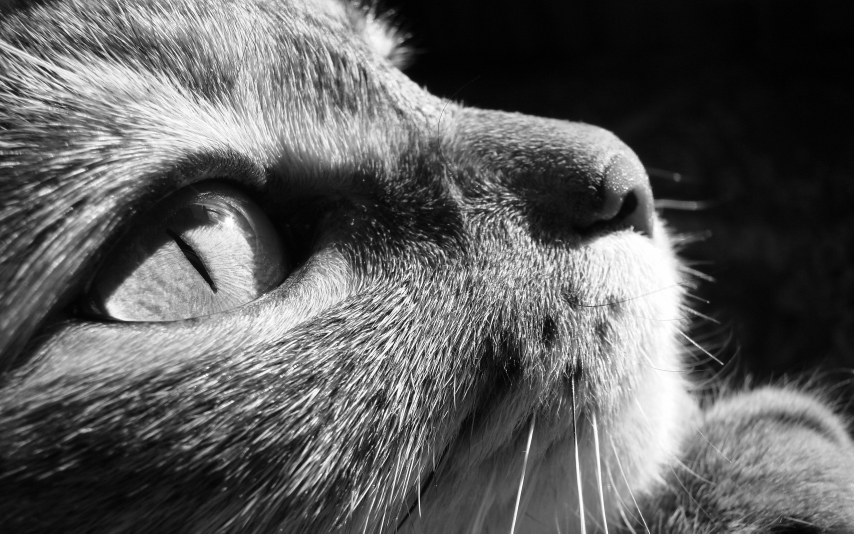
#> input picture slides/assets/aula26-pca-svm/cat-original.jpeg, 2560 x 1600 px, found by its file name (shown at 1/3 size)
$ jupyter execute --allow-errors notebook-colab.ipynb
#> lines starting #> are read from the running program, lines starting #| are printed output that depends on the picture
[](https://colab.research.google.com/github/heitorramos/icd/blob/main/exemplos/26-pca-svm/notebook-colab.ipynb)

[cell 1]
# Preparação automática para execução no Google Colab.
# Fora do Colab, esta célula não altera o diretório de trabalho.
try:
    import google.colab  # type: ignore
except ImportError:
    pass
else:
    import os
    import subprocess
    from pathlib import Path

    repository = Path("/content/icd")
    if not repository.exists():
        subprocess.run([
            "git", "clone", "--depth", "1",
            "https://github.com/heitorramos/icd.git", str(repository)
        ], check=True)
#> (this line was passed over: subprocess is not available in this run)
    os.chdir(repository / "exemplos/26-pca-svm")
    print("Material preparado em:", Path.cwd())

# PCA aplicado à classificação

Material de apoio — Aula 26

## Objetivos

Este guia usa PCA como transformação de representação e compara dois
classificadores já estudados: regressão logística e KNN. O foco é
aplicado: compreender o papel de cada etapa, montar pipelines sem
vazamento, comparar custo e desempenho e diagnosticar erros.

## Como estudar este capítulo

PCA e classificação resolvem problemas diferentes. PCA cria uma
representação que concentra variabilidade sem consultar os rótulos. A
regressão logística aprende probabilidades por uma relação global; o KNN
decide pela composição de uma vizinhança local. PCA não é obrigatório
para nenhum deles, e maior variância explicada não significa
necessariamente maior poder de classificação.

O exemplo de imagens torna concreta a ideia de representação. Cada pixel
começa como um atributo; o PCA combina pixels em componentes e permite
reconstruções aproximadas. Em seguida, comparamos um classificador
usando os atributos originais e outro usando componentes, observando
desempenho, custo e padrões de erro.

Leia o capítulo como uma comparação controlada. A divisão dos dados e as
métricas permanecem as mesmas; o que muda é a representação entregue ao
classificador. Isso permite discutir quando a redução dimensional
preserva informação útil, quando descarta sinais discriminativos e por
que toda transformação aprendida deve permanecer dentro da pipeline de
validação.

## Base de dados de apoio

Usaremos
[Fashion-MNIST](https://www.kaggle.com/datasets/zalando-research/fashionmnist),
disponível no Kaggle e mantido originalmente pela Zalando Research. Cada
observação é uma imagem $28\times28$ em tons de cinza, associada a uma
de dez classes.

[cell 2]
from pathlib import Path
from time import perf_counter
import numpy as np
import pandas as pd
import matplotlib.pyplot as plt
import seaborn as sns
from PIL import Image
from sklearn.decomposition import PCA
from sklearn.linear_model import LogisticRegression
from sklearn.metrics import accuracy_score, confusion_matrix, classification_report
from sklearn.model_selection import StratifiedKFold
from sklearn.neighbors import KNeighborsClassifier
from sklearn.pipeline import Pipeline

sns.set_theme(style="whitegrid", context="notebook")
rng = np.random.default_rng(20260827)
#> (the rest of this cell did not finish here and is left out)

## Análise descritiva

#> (a cell that did not finish here is left out)

[cell 4]
fig, axes = plt.subplots(2, 5, figsize=(10, 4))
#> (the rest of this cell did not finish here and is left out)

> **Interpretação**
>
> A amostra local tem 600 imagens por classe, portanto acurácia não será
> dominada por uma classe majoritária. As classes de roupas superiores
> possuem contornos parecidos; bolsa, calça e alguns calçados são
> visualmente mais distintos.

## Do gato à aproximação de baixo posto

Uma imagem em tons de cinza é uma matriz $A\in\mathbb R^{m\times n}$. Se

$$A=U\Sigma V^T,$$

a aproximação de posto $k$ é

$$A_k=U_k\Sigma_kV_k^T=\sum_{j=1}^k\sigma_ju_jv_j^T.$$

$u_j$ e $v_j$ descrevem padrões verticais e horizontais; $\sigma_j$ mede
a importância do padrão $j$.

[cell 5]
cat = Image.open(Path("../../slides/assets/aula26-pca-svm/cat-original.jpeg")).convert("L")
cat.thumbnail((420, 280))
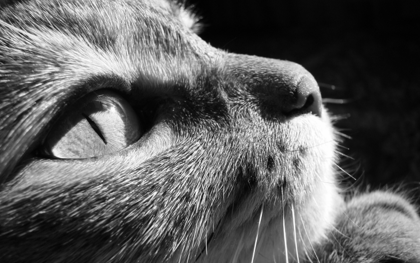
#> cat: PIL image 420x263 L; min 1, max 255, mean 93
A = np.asarray(cat, dtype=float)/255
U, singular_values, Vt = np.linalg.svd(A, full_matrices=False)
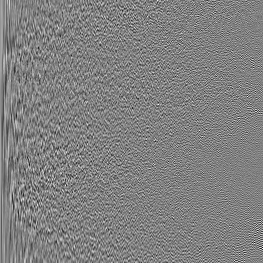
#> U: shape (263, 263) float64; min -0.304, max 0.298, mean 0.000305; drawn with min black and max white
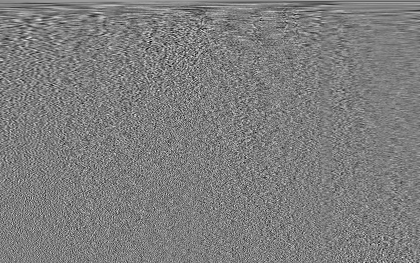
#> Vt: shape (263, 420) float64; min -0.246, max 0.252, mean 0.000222; drawn with min black and max white
#> singular_values = 263 values, max 132.5 at index 0, min 0.0924 at index 262, mean 2.63

fig, axes = plt.subplots(1, 5, figsize=(13, 3))
axes[0].imshow(A, cmap="gray", vmin=0, vmax=1); axes[0].set_title("Original")
for ax, k in zip(axes[1:], [5, 20, 60, 120]):
    Ak = (U[:, :k]*singular_values[:k]) @ Vt[:k]
    ax.imshow(Ak, cmap="gray", vmin=0, vmax=1); ax.set_title(f"posto {k}")
#> this loop made 4 passes
#> pass 1, `Ak = (U[:, :k]*singular_values[:k]) @ Vt[:k]`:
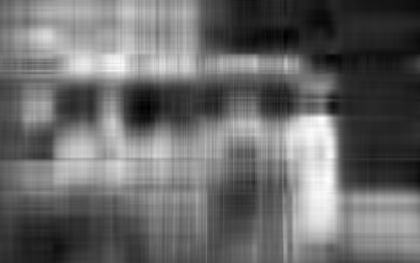
#> Ak: shape (263, 420) float64; min -0.114, max 1.04, mean 0.365; drawn with min black and max white
#> pass 2, `Ak = (U[:, :k]*singular_values[:k]) @ Vt[:k]`:
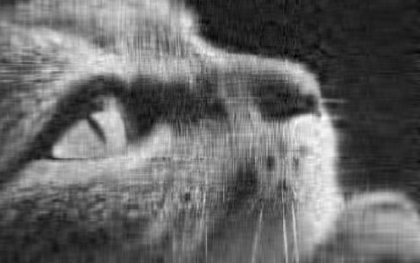
#> Ak: shape (263, 420) float64; min -0.145, max 1.11, mean 0.365; drawn with min black and max white
#> pass 3, `Ak = (U[:, :k]*singular_values[:k]) @ Vt[:k]`:
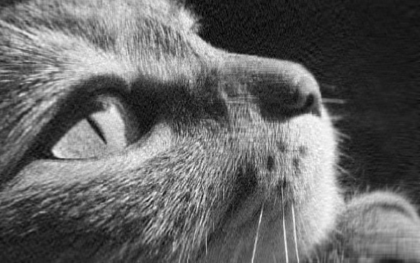
#> Ak: shape (263, 420) float64; min -0.103, max 1.07, mean 0.365; drawn with min black and max white
for ax in axes: ax.axis("off")
plt.tight_layout(); plt.show()
#> after `plt.tight_layout()`:
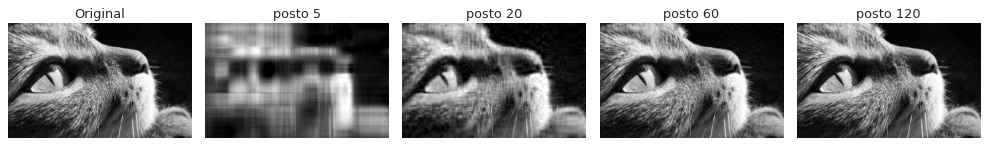
#> figure drawn by matplotlib, 5 panels

> **Interpretação**
>
> O posto 5 mantém apenas grandes regiões de luminosidade. Com 60 ou 120
> termos, pelos e bordas reaparecem. A aproximação troca armazenamento e
> detalhe; o melhor $k$ depende do uso da imagem.

## Taxa de armazenamento

A imagem original guarda $mn$ números. A aproximação guarda $mk+k+kn$,
portanto

$$r_k=\frac{k(m+n+1)}{mn}.$$

[cell 6]
m, n = A.shape
#> m = 263; n = 420
pd.DataFrame({
    "posto": [5, 20, 60, 120],
    "fração_armazenada": [k*(m+n+1)/(m*n) for k in [5,20,60,120]],
    "energia_preservada": [np.sum(singular_values[:k]**2)/np.sum(singular_values**2)
                            for k in [5,20,60,120]],
}).round(4)
#> Out = table of 4 rows and 3 columns
